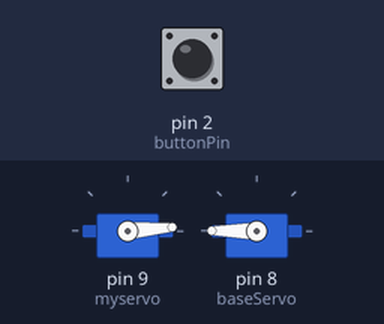
Simulated run of this sketch. Board: Arduino Uno, built with avr-gcc and run on an emulated ATmega328P. On the bench: 2 × servo. The test bench sets the inputs (shaded band); at power-on: pin 2 (buttonPin) LOW.

Above: at 1.8 s.
1.9 s: pin 2 (buttonPin) pulled HIGH for 1.15 s
At 2.7 s:
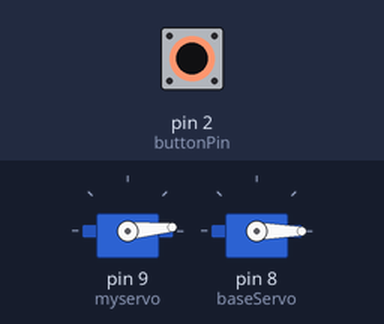
6.5 s: pin 2 (buttonPin) pulled HIGH for 3.2 s
At 8.6 s:
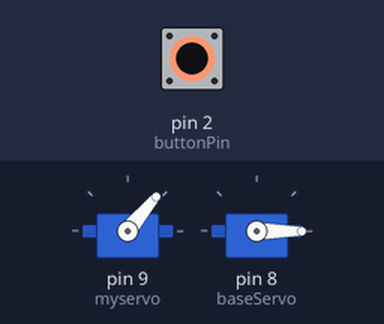
Timing chart, 0 to 12.5 s (numbered marks = the images above; inputs shaded):
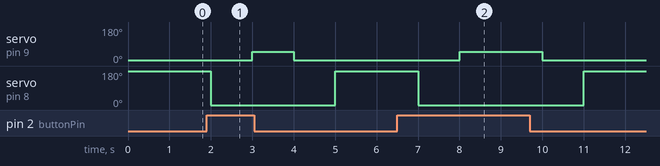

Measured:
- after the input at 1.9 s, servo on pin 9 (myservo): 5° → 50° after 1.1 s, → 5° 1.0 s later; servo on pin 8 (baseServo): 180° → 0° after 0.10 s, → 180° 3.0 s later
- after the input at 6.5 s, servo on pin 9 (myservo): 5° → 50° after 1.5 s, → 5° 2.0 s later; servo on pin 8 (baseServo): 180° → 0° after 0.50 s, → 180° 4.0 s later

The sketch:

Shoulder_canon_test.ino
```cpp
#include <Servo.h>

int buttonPin = 2;

Servo myservo;
Servo baseServo;                 // create servo object to control a servo
                // twelve servo objects can be created on most boards

//int pos = 0;    // variable to store the servo position
//int buttonState = 0;
void setup()
{
  myservo.attach(9);  // attaches the servo on pin 9 to the servo object
  baseServo.attach(8);
  pinMode(buttonPin, INPUT);

  myservo.write(5);
  baseServo.write(180);
}

void loop()
{
  //buttonState = digitalRead(buttonPin);

  while(digitalRead(buttonPin) == HIGH){
    baseServo.write(0);
    delay(1000);
    myservo.write(50);
  }
  while(digitalRead(buttonPin) == LOW){
    myservo.write(5);
    delay(1000);
    baseServo.write(180);
  }
}
```
